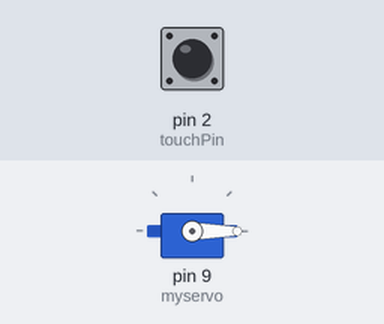
A sketch run on a simulated Arduino Uno, built with avr-gcc and run on an emulated ATmega328P. On the bench: servo. Inputs (shaded band) come from the test bench; at power-on: pin 2 (touchPin) LOW.

Above: at 1.2 s.
1.3 s: pin 2 (touchPin) pulled HIGH for 0.15 s
At 1.4 s:
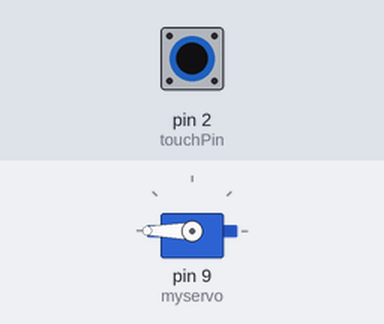
3.0 s: pin 2 (touchPin) pulled HIGH for 3.2 s
At 7.0 s:
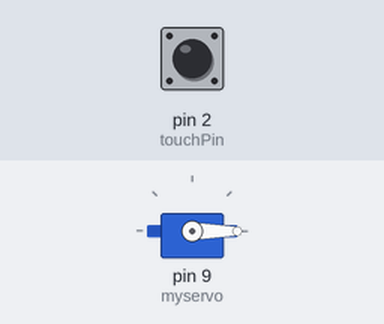
Timing chart, 0 to 8.5 s (numbered marks = the images above; inputs shaded):
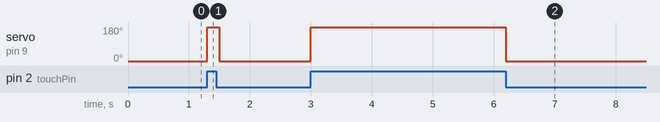

The sketch:

notifobia.ino
```cpp
#include <Servo.h>

Servo myservo;  // Create a servo object to control the servo motor
int touchPin = 2;  // Define the touch sensor pin
int touchState = 0;  // Variable to store the touch sensor state
int angle = 0;  // Initial angle for the servo motor

void setup() {
  myservo.attach(9);  // Attach the servo motor to pin 9
  pinMode(touchPin, INPUT);  // Set touch sensor pin as input
}

void loop() {
  // Read the state of the touch sensor
  touchState = digitalRead(touchPin);

  // Check if touch sensor is activated
  if (touchState == HIGH) {
    // Move the servo motor to a specific angle (e.g., 90 degrees)
    angle = 180;
    myservo.write(angle);
    delay(100);  // Wait for 1 second
  } else {
    // Move the servo motor to another angle (e.g., 0 degrees)
    angle = 0;
    myservo.write(angle);
  }
}
```

Measured:
- after the input at 1.3 s, servo on pin 9 (myservo): 0° → 180° at once, → 0° 0.20 s later
- after the input at 3.0 s, servo on pin 9 (myservo): 0° → 180° at once, → 0° 3.2 s later
